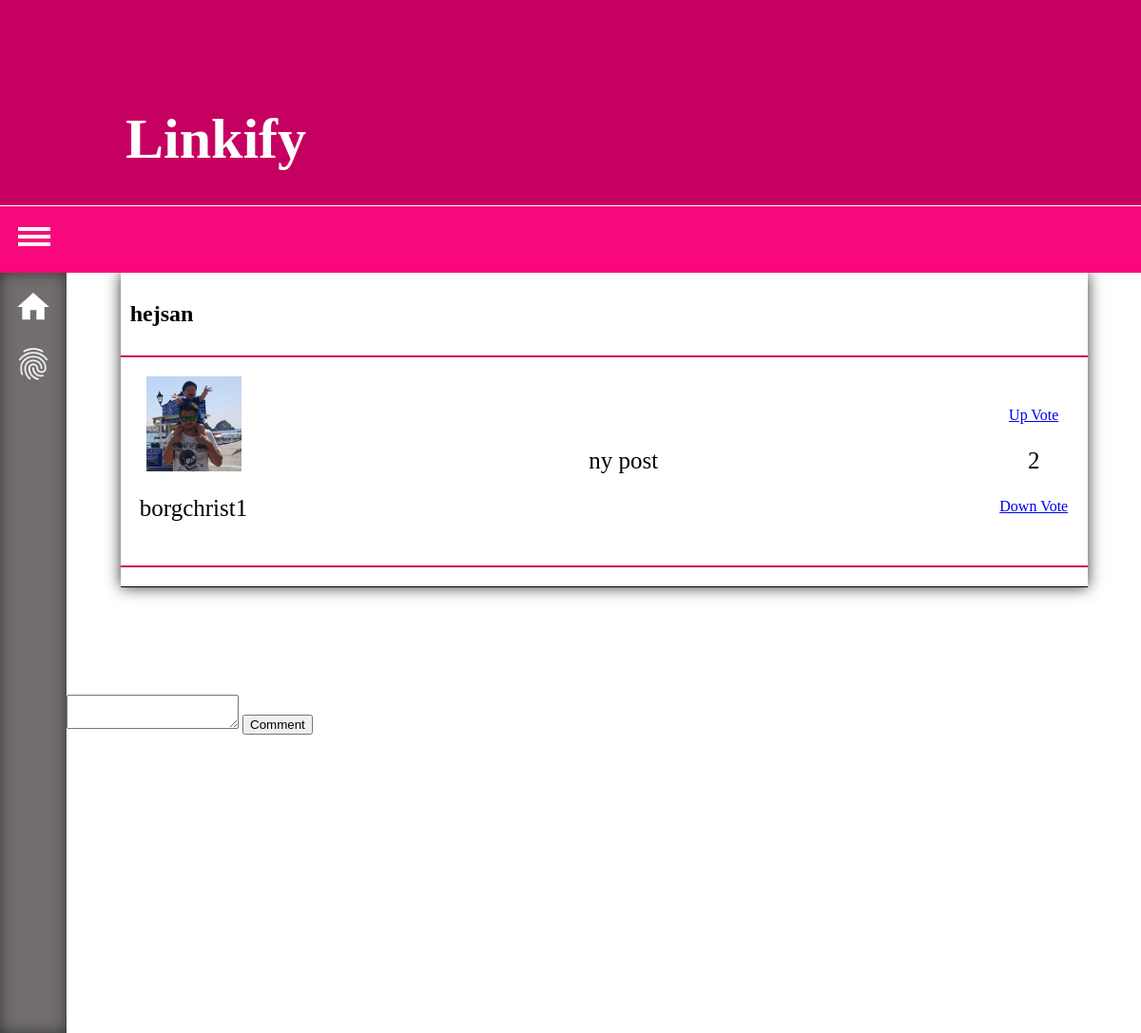
Page /topick.php?id=8 on the committed database.
### tables this page shows
CREATE TABLE IF NOT EXISTS `posts` (
  `id` int(11) NOT NULL,
  `head` varchar(200) NOT NULL,
  `url` varchar(300) NOT NULL,
  `post` varchar(1000) NOT NULL,
  `user_id` int(11) NOT NULL,
  `datum` datetime NOT NULL,
  `votes` int(11) DEFAULT NULL
);

CREATE TABLE IF NOT EXISTS `users` (
  `id` int(11) NOT NULL,
  `email` varchar(70) NOT NULL,
  `username` varchar(70) NOT NULL,
  `password` varchar(60) NOT NULL,
  `avatar` varchar(300) NOT NULL
);

### classes/Query.php (called while the page is built, shortened)
<?php
class Query
{
    private $db;
    public function __construct()
    {
        $this->db = new Database();
    }
    public function getObjectById ($id, $table, $class)
    {
        $query = $this->db->getObjects("SELECT * FROM {$table}
            WHERE id = {$id}", $class);
        return $query;
    }
}

### classes/Database.php (called while the page is built, shortened)
<?php
class Database
{
    private $host = "localhost";
    private $dbName = "linkify";
    private $port = 3306;
    private $username = "root";
    private $password = "root";
    private $socetType = "mysql";
    private $instance = NULL;
    function __construct()
    {
        if ($this->instance == NULL) {
            try {
                $db = new PDO (''.$this->socetType .':host='. $this->host . ';port='. $this->port .';dbname='. $this->dbName .';', $this->username, $this->password );
                $this->instance = $db;
            } catch (Exception $e) {
                die($e->getMessage());            }
        }
    }
    public function getObjects($sql, $class)
    {
        $query = $this->instance->prepare($sql);
        $query->execute();
        $query->setFetchMode(PDO::FETCH_CLASS, $class);
        $result = $query->fetchAll();
        return $result;
    }
}

### classes/Post.php (called while the page is built, shortened)
<?php
class Post {
    private $id;
    private $head;
    private $post;
    private $user_id;
    private $votes;
    public function getId()
    {
        return $this->id;
    }
    public function getHead()
    {
        return $this->head;
    }
    public function getPost()
    {
        return $this->post;
    }
    public function getUser_id()
    {
        return $this->user_id;
    }
    public function getVotes()
    {
        return $this->votes;
    }
}

### resources/lib/index-get-user.php (called while the page is built)
<?php
function getAuthor($id)
{
    $getUser = new Query();
    $users = $getUser->getObjectById($id, "users", "User");
    foreach ($users as $user){
        return $user;
    }
}

### classes/User.php (called while the page is built, shortened)
<?php
class User
{
    private $id;
    private $username;
    private $avatar;
    public function getId()
    {
        return  $this->id;
    }
    public function getUsername()
    {
        return $this->username;
    }
    public function getAvatar()
    {
        return $this->avatar;
    }
}

### topick.php (the view, shortened to what this page needs)
<?php
require "classes/Post.php";
require "classes/Database.php";
require "classes/Comment.php";
require "classes/User.php";
require "classes/Query.php";
require "resources/lib/index-get-user.php";
$postId = $_GET["id"];
$objects = new Query();
$posts = $objects->getObjectById($postId, "posts", "Post");
?>
<html>
    <?php require "resources/blocks/head.php"; ?>
    <body>
        <?php require "resources/blocks/big-header.php";
        require "resources/blocks/header.php";
        require "resources/blocks/left-panel.php";
        ?>
        <div class="page-wrapper">
            <?php foreach ($posts as $post):
                $user = getAuthor($post->getUser_id()); ?>
                <div class="post-wrapper">
                    <div class="post-head">
                        <h2><?php print $post->getHead();?></h2>
                    </div>
                    <div class="content-wrapper">
                        <div class="post-avatar">
                            <img src="resources/img/users/<?php print $user->getId() . "/" . $user->getAvatar(); ?>" height="100">
                            <p><?php print $user->getUsername(); ?></p>
                        </div>
                        <div class="post-content">
                            <p><?php print $post->getPost(); ?></p>
                        </div>
                        <div class="likes">
                            <a href="resources/lib/vote.php?id=<?php print $post->getId(); ?>&vote=1&table=posts&class=Post">Up Vote</a>
                            <p><?php if($post->getVotes() !== null) print $post->getVotes(); else print 0; ?></p>
                            <a href="resources/lib/vote.php?id=<?php print $post->getId(); ?>&vote=-1&table=posts&class=Post">Down Vote</a>
                        </div>
                    </div>
                    <div class="more">
                    </div>
                </div>
            <?php endforeach; ?>
            <form id="comment-form" method="post" action="resources/lib/comments.php">
                <textarea name="comment"></textarea>
                <input type="submit" value="Comment">
            </form>
        </div>
    </body>
</html>

### style.css (style rules this page uses)
body { margin: 0 auto; height: 100%; width: 100%; }
.page-wrapper { margin-left: 70px; overflow: hidden; }
.post-wrapper { -moz-box-shadow: 0 0 15px #353535; -webkit-box-shadow: 0 0 15px #353535; box-shadow: 0 0 15px #353535; border-bottom: 1px solid black; margin-left: 5%; margin-right: 5%; margin-bottom: 10%; }
.post-head { padding: 1%; border-bottom: 2px solid #c60060; }
.content-wrapper { display: flex; align-items: center; justify-content: space-between; flex-direction: row; border-bottom: 2px solid #c60060; }
.post-avatar { height: auto; padding: 2%; display: flex; align-items: center; justify-content: center; flex-direction: column; }
.post-content { padding: 2%; }
.more { display: flex; align-items: center; justify-content: space-around; padding: 10px; }
.likes { height: auto; padding: 2%; display: flex; align-items: center; justify-content: center; flex-direction: column; }
p { font-size: 25px; }

### rows in the picture
posts: head "hejsan", user.avatar (picture), user.username "borgchrist1", post "ny post", votes "2"
